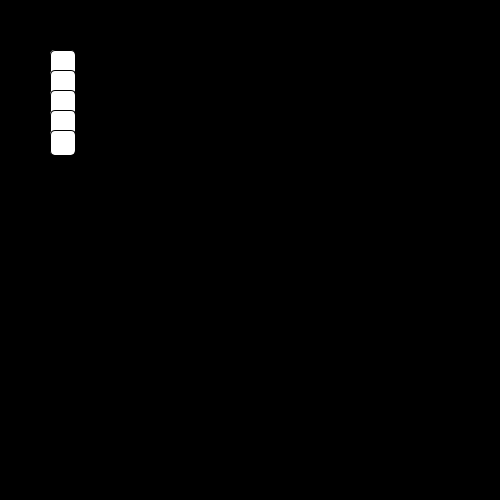
Frame 1 (no input)
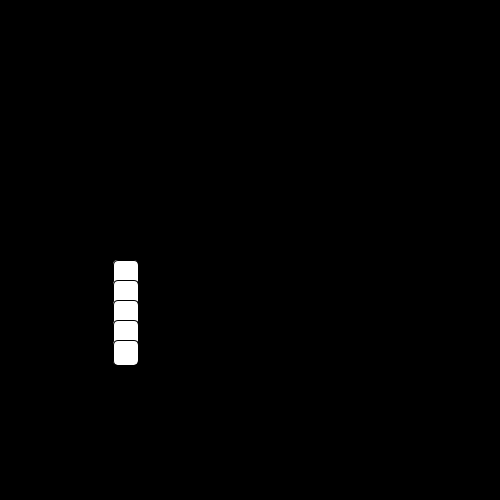
Frame 60 (the mouse pressed at the canvas centre just before this capture)
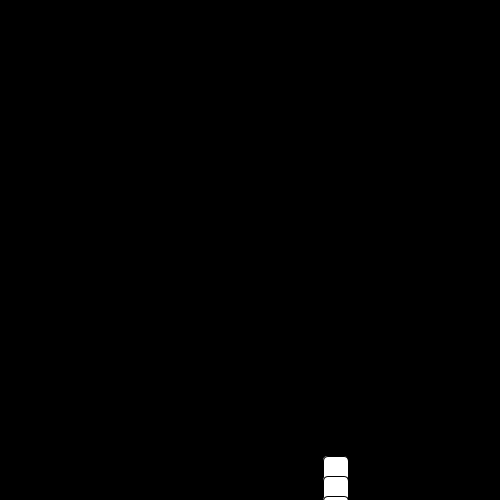
Frame 120 (the mouse held since frame 60 and released just before this capture)

The Processing sketch that drew these frames (run headless with seeded random() and noise(); from frame 60 on, the mouse is pressed at the canvas centre):

// Processing sketch: processing_105641
// ── processing_105641.pde

//Thibault Bougeois
//Ecran d'accueil
//5-8-2013

void setup () {
  size(500, 500);
  frameRate(60);
  background (0);
}

int dx = 21;
int dy = 14;

int x = 50;
int y = 50;

void draw () {
  background (0);
  fill (255);

  for (int i=0; i<100; i+=20)
    rect (x, y+i, 25, 25, 5);
  x -= dx;
  y -= dy;

  if (x<0 || x>500) {
    dx = -dx;
  }
  if (y <0 || y>500) {
    dy=-dy;
  }
}
